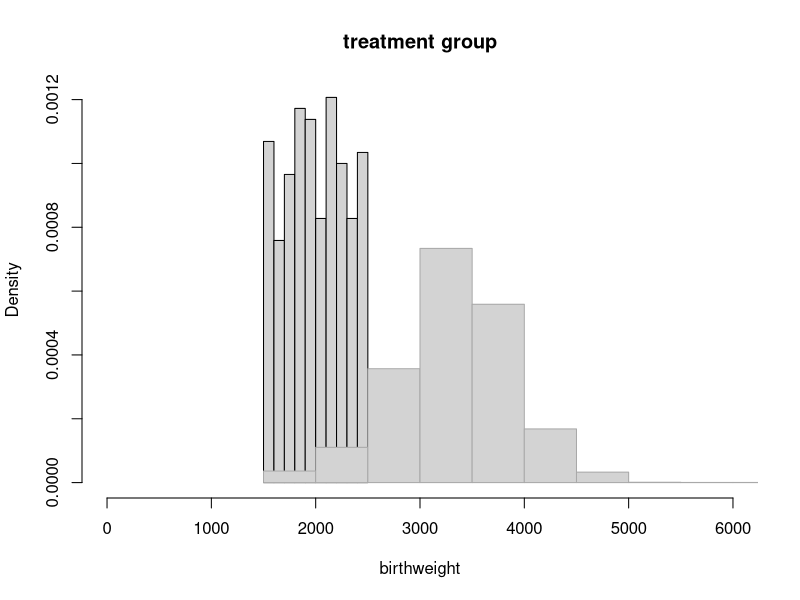
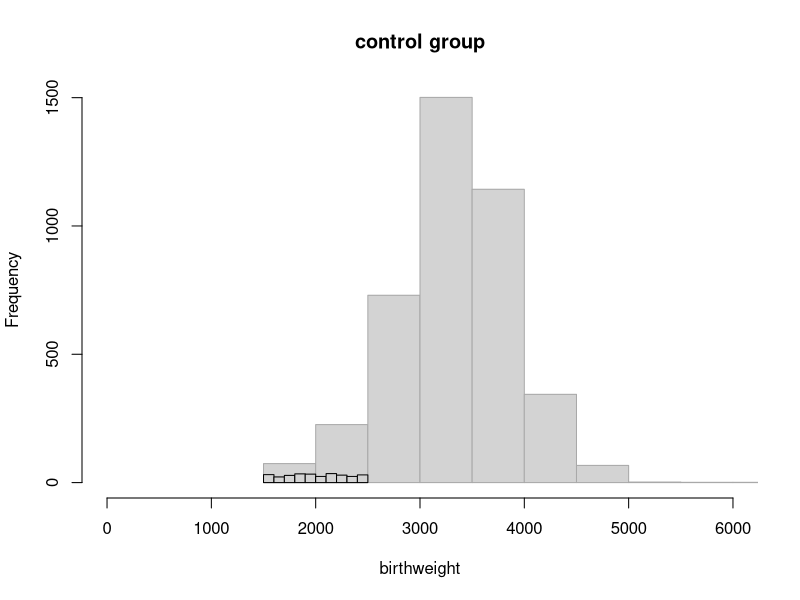

The R source for these figures, in order: (Note: this script raises an error after producing the figures.)
## ---- chunk 1
knitr::opts_chunk$set(echo=FALSE)
knitr::opts_chunk$set(include=TRUE)
knitr::opts_chunk$set(message=FALSE)
knitr::opts_chunk$set(warning=FALSE)
knitr::opts_chunk$set(tidy.opts=list(width.cutoff=80), tidy=TRUE)
knitr::opts_knit$set(root.dir='..')
## ---- chunk 2

## ---- chunk 3
cc <- read.table("data/ihdp.nlsy.imp1.txt",header=T,sep="\t")
cc$treat <- cc$treat-1

cc$ethnic = cc$hispanic
cc$ethnic[cc$black==1]=2
cc$ethnic[cc$white==1]=3

cc$educ = cc$lths
cc$educ[cc$hs==1]=2
cc$educ[cc$ltcoll==1]=3
cc$educ[cc$college==1]=4
cc$educ3=cc$educ
cc$educ3[cc$educ>2]=cc$educ3[cc$educ>2]-1

cc$bwg=(cc$bw>2000)*1

cc$state=cc$st5
cc$state[cc$st9==1]=2
cc$state[cc$st12==1]=3
cc$state[cc$st25==1]=4
cc$state[cc$st36==1]=5
cc$state[cc$st42==1]=6
cc$state[cc$st48==1]=7
cc$state[cc$st53==1]=8

cc$state2=cc$state
cc$state2[cc$st5==1]=0

cc$state3=cc$state
cc$state3[cc$st53==1]=0

cc2<-cc[cc$bw>1500,]

cc2$neg.bw = 2500 - cc2$bw
cc2$no.prenatal = 1-cc2$prenatal
cc2$b.unmarr = 1-cc2$b.marr

covs <- c("hispanic","black","white","b.marr","lths","hs","ltcoll","college","work.dur","prenatal","momage","sex","first","preterm","age","dayskidh","bw")
covs.st <- c("hispanic","black","white","b.marr","lths","hs","ltcoll","college","work.dur","prenatal","momage","sex","first","age","preterm","dayskidh","bw","unemp.rt","st5","st9","st12","st25","st36","st42","st48","st53")

covs.nba <- c("hispanic","black","white","b.marr","lths","hs","ltcoll","college",
             "work.dur","prenatal","momage","sex","first","age")
covs.ba <- c("dayskidh","bw","preterm")

cc2$bwT = (cc2$bw-1500)^2
#cc2$bwT = (cc2$neg.bw+5100)^2
cc2$dayskidT = log(cc2$dayskidh+1)
cc2$pretermT = (cc2$preterm+8)^2
cc2$momageT = (cc2$momage^2)

############################################
## make a dataset to investigate bias amplification
data.ba = cc2[,c("ppvtr.36", "treat", covs.ba,covs.nba)]
lm(data.ba)

data.nba = cc2[,c("ppvtr.36", "treat",covs.nba)]
lm(data.nba)
## ---- chunk 4
hist(cc2$bw[cc2$treat==1], xlim=c(0,6000), main="treatment group", xlab="birthweight", freq=F)
hist(cc2$bw[cc2$treat==0], xlim=c(0,6000), main="control group", xlab="birthweight", freq=F, add=T, border="darkgrey")

hist(cc2$bw[cc2$treat==0], xlim=c(0,6000), main="control group", xlab="birthweight", border="darkgrey")
hist(cc2$bw[cc2$treat==1], xlim=c(0,6000), main="treatment group", xlab="birthweight", add=T)

# breaks the same across groups
hist(cc2$bw[cc2$treat==0], xlim=c(0,6000), main="control group", xlab="birthweight", border="darkgrey", breaks=seq(0,6000,400))
hist(cc2$bw[cc2$treat==1], xlim=c(0,6000), main="treatment group", xlab="birthweight", add=T, breaks=seq(0,6000,400))

hist(cc2$age[cc2$treat==1], xlim=c(0,110), main="treatment group", xlab="age", breaks=seq(0,110,10), freq=F)
hist(cc2$age[cc2$treat==0], xlim=c(0,110), main="control group", xlab="age", border="darkgrey", add=T, breaks=seq(0,110,10), freq=F)

## now preterm
hist(cc2$preterm[cc2$treat==0], xlim=c(0,6000), main="control group",xlab="birthweight", border="darkgrey")
hist(cc2$preterm[cc2$treat==1], xlim=c(0,6000), main="treatment group",xlab="birthweight", add=T)

## now educ
hist(cc$educ[cc$treat==0], xlim=c(0,5), main="control group", xlab="education", border="darkgrey", freq=F)
hist(cc$educ[cc$treat==1], xlim=c(0,5), main="treatment group", xlab="education", add=T, freq=F)

hist(cc$college[cc$treat==0], xlim=c(0,5), main="control group", xlab="college", border="darkgrey", freq=F)
hist(cc$college[cc$treat==1], xlim=c(0,5), main="treatment group", xlab="college", add=T, freq=F)

hist(cc$educ3[cc$treat==0], xlim=c(0,5), main="control group", xlab="educ3", border="darkgrey", freq=F)
hist(cc$educ3[cc$treat==1], xlim=c(0,5), main="treatment group",  xlab="educ3", add=T, freq=F)

## plots actually used to illustrate distinctions between overlap and balance
# now age
plot(x=seq(0,5,.1), y=seq(0,1800,(1800/50)), bty="n", xaxt="n", yaxt="n", mgp=c(2,.5,0), xlab="mother's education", ylab="frequency", type="n", main="")
axis(1, 1:4)
axis(2, c(0,1000,2000))
hist(cc2$educ[cc$treat==0], xlim=c(0,5), main="", border="darkgrey", breaks=c(.5,1.5,2.5,3.5,4.5), add=T)
hist(cc2$educ[cc$treat==1], xlim=c(0,5), xlab="education", breaks=c(.5,1.5,2.5,3.5,4.5), add=T)

hist(cc2$age[cc2$treat==0], xlim=c(0,110), main="", xlab="age of child (months)", border="darkgrey", breaks=seq(0,110,10), mgp=c(2,.5,0))
hist(cc2$age[cc2$treat==1], xlim=c(0,110), xlab="", breaks=seq(0,110,10), add=T)
